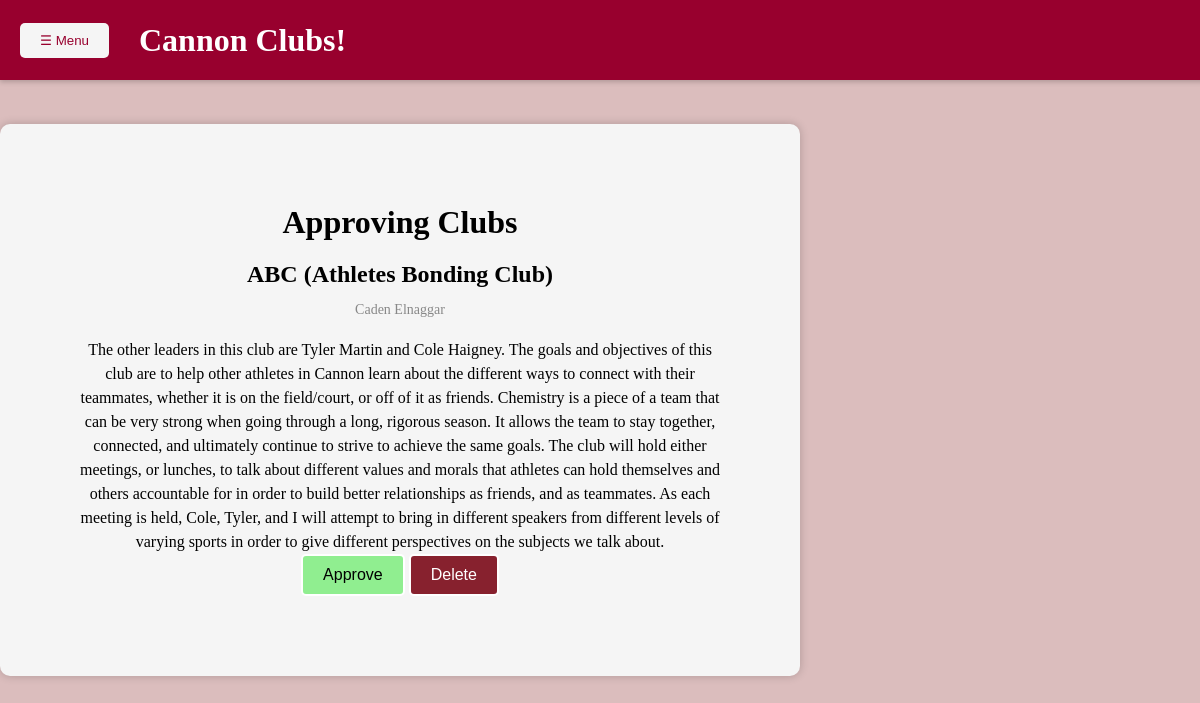
The app's page /blog/approval/club/1354/ with its own data.
### display/models.py (models this page shows)
class Club(models.Model):
    sheet_link = models.CharField(max_length=150)
    name = models.CharField(max_length=50)
    leaders = models.CharField(max_length=50)
    emails = models.EmailField()
    description = models.CharField(max_length=1000)
    approved = models.BooleanField(default=False)

### blog/views.py (the view)
# urls.py: path("approval/club/<int:pk>/", views.ApprovalClubDetailView.as_view(), name="approval_club_detail"),
class ApprovalClubDetailView(generic.DetailView):
    model = Club
    template_name = "blog/approve_club.html"
    def get_queryset(self):
        return Club.objects

### blog/templates/blog/approve_club.html (shortened to what this page needs)
{% load static %}
<html>
    <head>
    <link rel="stylesheet" type="text/css" href="{% static 'blog/full.css' %}">
    </head>
    <body>
        <header id="navbar">
            <button id="menu-button">&#9776; Menu</button>
            <h1>Cannon Clubs!</h1>
        </header>
<div class="container">
    <h1>Approving Clubs</h1>
    <h2 class="post-title">{{ object.name }}</h2>
        <p class="post-date">{{ object.leaders }}</p>
        <div class="post-content">
            {{ object.description }}
        </div>
    <button id="yes_button">Approve</button>
    <button id="no_button">Delete</button>
</div>
</body>
</html>

### blog/static/blog/full.css (style rules this page uses)
h1 { padding: 0; margin: 0; text-align: center; }
body { margin: 0; padding-bottom: 50px; overflow-x: hidden; background-color: rgb(219, 189, 189); }
body { display: flex; flex-direction: column; min-height: 100vh; }
#navbar { background-color: rgb(152, 0, 46); color: white; position: fixed; top: 0; left: 0; width: 100%; box-shadow: 0 2px 5px rgba(0, 0, 0, 0.2); z-index: 1000; }
#navbar { background-color: rgb(152, 0, 46); color: white; position: fixed; top: 0; left: 0; width: 100%; height: 120px; box-shadow: 0 2px 5px rgba(0, 0, 0, 0.2); z-index: 1000; display: flex; justify-content: left; align-items: center; }
#navbar h1 { padding-left: 20px; }
body { margin: 0; padding: 0; display: flex; justify-content: center; align-items: center; min-height: 100vh; background-color: rgb(219, 189, 189); }
#navbar { background-color: rgb(152, 0, 46); color: white; position: fixed; top: 0; left: 0; width: 100%; height: 10%; box-shadow: 0 2px 5px rgba(0, 0, 0, 0.2); z-index: 1000; display: flex; justify-content: left; align-items: center; padding-left: 20px; }
body { display: grid; grid-template-columns: 2fr 1fr; min-height: 100vh; margin: 0; }
#navbar #menu-button { cursor: pointer; padding: 10px 20px; background-color: whitesmoke; color: rgb(152, 0, 46); border: none; border-radius: 5px; margin-right: 10px; }
.container { max-width: max-content; padding: 80px; margin: 0 auto; background-color: #f5f5f5; box-shadow: 0 0 10px rgba(0, 0, 0, 0.2); border-radius: 10px; text-align: center; transition: background-color 0.3s, box-shadow 0.3s; box-sizing: border-box; }
.post-title { font-size: 24px; margin-bottom: 10px; color:black; }
.post-date { color: #888; font-size: 14px; }
.post-content { margin-top: 20px; line-height: 1.5; color: black; }
#yes_button { display: inline-block; padding: 10px 20px; font-size: 16px; text-align: center; text-decoration: none; cursor: pointer; border: 2px solid #fff; border-radius: 5px; background-color: lightgreen; color: black; transition: background-color 0.3s, color 0.3s; }
#no_button { display: inline-block; padding: 10px 20px; font-size: 16px; text-align: center; text-decoration: none; cursor: pointer; border: 2px solid #fff; border-radius: 5px; background-color: rgb(135, 33, 46); color: white; transition: background-color 0.3s, color 0.3s; }

### records on screen
Club: name "ABC (Athletes Bonding Club)", leaders "Caden Elnaggar", description "The other leaders in this club are Tyler Martin and Cole Haigney. The goals and objectives of this club are to help other athletes in Cannon learn about the different ways to connect with their teammates, whether it is on the field/court, or off of it as friends. Chemistry is a piece of a team that can be very strong when going through a long, rigorous season. It allows the team to stay together, connected, and ultimately continue to strive to achieve the same goals. The club will hold either meetings, or lunches, to talk about different values and morals that athletes can hold themselves and others accountable for in order to build better relationships as friends, and as teammates. As each…"
